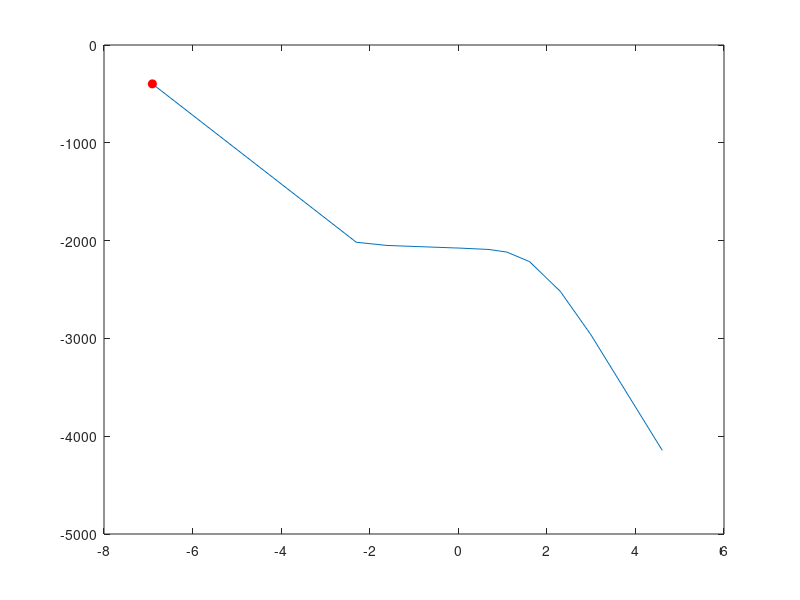

Write the MATLAB code that produced this figure. (Note: this script raises an error after producing the figure.)
clc;
clear;
close all;
rng(42); % Seed for reproducible results

% Part (a)
N = 1000;
X = normrnd(0, 4, [N 1]); % Note: it's mu, sigma and not mu, sigma^2
% Train-Test split
n = 750;
T = X(1:n); % Test set

% Part (e)
V = T;
m = length(V);

% Part (c): Subpart I
sigmas = [0.001 0.1 0.2 0.9 1 2 3 5 10 20 100];
ll = zeros(1, length(sigmas));
for s = 1:length(sigmas)
    sum_1 = 0;
    for j = 1:m
        numerator   = -((T - V(j)).^2);
        denominator = 2*(sigmas(s)^2);
        term_1 = exp(numerator ./ denominator);
        sum_1 = sum_1 + log(sum(term_1));
    end
    ll(s) = sum_1 - m*log(n*sigmas(s)*sqrt(2*pi));
end

% Compute the maximum:
ll_max = max(ll);
sigma_best_1 = sigmas(ll == ll_max);

% Printing
fprintf("Best sigma that maximizes the LL:  %.4f\n", sigma_best_1);

% Plotting
figure;
plot(log(sigmas), ll);
hold on;
point = plot(log(sigma_best_1), ll_max, "ro");
set(point, 'MarkerFaceColor', get(point,'Color')); % fills the dot
xline(log(sigma_best_1), "--");
yline(ll_max, "--");
xlabel("log(\sigma)");
ylabel("log-likelihood");
ylim([min(ll)-100 max(ll)+100]);
title("log-likelihood vs log(\sigma)");
hold off;

% Part (c): Subpart II
x = -8:0.1:8;
estimates = zeros(1, length(x));
for i = 1:length(x)
    numerator   = -((T-x(i)).^2);
    denominator = 2*(sigma_best_1^2);
    estimates(i) = (1/(n*sigma_best_1*sqrt(2*pi)))*sum(exp(numerator ./ denominator));
end
actual = normpdf(x, 0, 4);

% Plotting
figure;
plot(x, estimates);
hold on;
plot(x, actual, "r");
xlabel("$x$", "Interpreter", "Latex");
ylabel("$\hat{p_n}(x; \sigma)$", "Interpreter", "Latex");
ylim([min(min(actual), min(estimates))-0.02 max(max(actual), max(estimates))+0.02]);
title("$\hat{p_n}(x; \sigma)$ vs x", "Interpreter", "Latex");
lgd = legend(sprintf("Estimate for sigma = %.4f", sigma_best_1), "True PDF");
lgd.FontSize = 9;
hold off;

% Part (d): Subpart I
p_x = normpdf(V, 0, 4);
D = zeros(1, length(sigmas));
for s = 1:length(sigmas)
    sum_1 = 0;
    for j = 1:m
        numerator   = -((T - V(j)).^2);
        denominator = 2*(sigmas(s)^2);
        d = (1/(n*sigmas(s)*sqrt(2*pi)))*sum(exp(numerator ./ denominator));
        sum_1 = sum_1 + (p_x(j) - d).^2;
    end
    D(s) = sum_1;
end

min_D = min(D);
sigma_best_2 = sigmas(D == min_D);
fprintf("Best sigma that minimizes D:  %.4f\n", sigma_best_2);
fprintf("The value of D at this sigma(= %.4f) is:  %.4f\n", sigma_best_2, min_D);
fprintf("D value for the sigma parameter that yielded the best LL:  %.4f\n", D(sigmas == sigma_best_1));

figure;
plot(log(sigmas), D);
hold on;
point = plot(log(sigma_best_2), min_D, "ro");
set(point, 'MarkerFaceColor', get(point,'Color')); % fills the dot
xline(log(sigma_best_2), "--");
yline(min_D, "--");
ylim([min(D)-1, max(D)+1]);
xlabel("$\log(\sigma)$", "Interpreter", "Latex");
ylabel("D", "Interpreter", "Latex");
title("D vs $log(\sigma)$", "Interpreter", "Latex");
hold off;

% Part (d): Subpart II
x = -8:0.1:8;
estimates_2 = zeros(1, length(x));
for i = 1:length(x)
    numerator   = -((T-x(i)).^2);
    denominator = 2*(sigma_best_2^2);
    estimates_2(i) = (1/(n*sigma_best_2*sqrt(2*pi)))*sum(exp(numerator ./ denominator));
end

% Plotting
figure;
plot(x, estimates_2);
hold on;
plot(x, actual, "r");
xlabel("$x$", "Interpreter", "Latex");
ylabel("$\hat{p_n}(x; \sigma)$", "Interpreter", "Latex");
ylim([min(min(actual), min(estimates_2))-0.02 max(max(actual), max(estimates_2))+0.02]);
title("$\hat{p_n}(x; \sigma)$ vs x", "Interpreter", "Latex");
lgd = legend(sprintf("Estimate for sigma = %.4f", sigma_best_2), "True PDF");
lgd.FontSize = 9;
hold off;